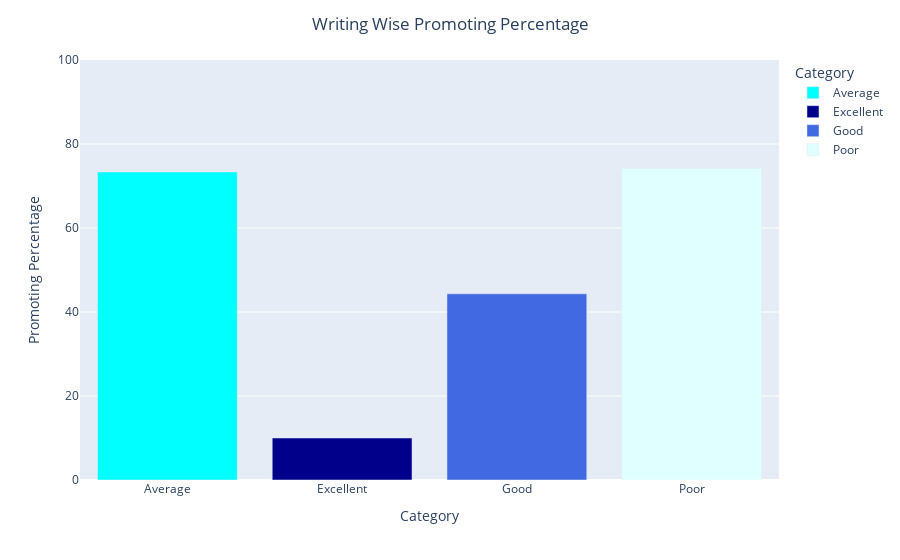

Notebook code for this chart:
### Code cell
#visualizing
import plotly.express as px
fig = px.bar(writing_promotin_p, x='Category', y='Promoting Percentage',
            color='Category',color_discrete_map={'Average': 'cyan',
    'Good': 'royalblue',
    'Excellent': 'darkblue',
    'Poor': 'lightcyan'})
fig.update_layout(title='Writing Wise Promoting Percentage',
                 title_x=0.5)
fig.update_yaxes(range=[0,100])
fig.show()

### Figure 1 — Plotly figure (JSON) as saved in the notebook; plotly's stock layout.template omitted (floating-point values rounded to 4 significant figures)
{"data": [{"alignmentgroup": "True", "hovertemplate": "Category=%{x}<br>Promoting Percentage=%{y}<extra></extra>", "legendgroup": "Average", "marker": {"color": "cyan", "pattern": {"shape": ""}}, "name": "Average", "offsetgroup": "Average", "orientation": "v", "showlegend": true, "textposition": "auto", "type": "bar", "x": ["Average"], "xaxis": "x", "y": [73.33], "yaxis": "y"}, {"alignmentgroup": "True", "hovertemplate": "Category=%{x}<br>Promoting Percentage=%{y}<extra></extra>", "legendgroup": "Excellent", "marker": {"color": "darkblue", "pattern": {"shape": ""}}, "name": "Excellent", "offsetgroup": "Excellent", "orientation": "v", "showlegend": true, "textposition": "auto", "type": "bar", "x": ["Excellent"], "xaxis": "x", "y": [10], "yaxis": "y"}, {"alignmentgroup": "True", "hovertemplate": "Category=%{x}<br>Promoting Percentage=%{y}<extra></extra>", "legendgroup": "Good", "marker": {"color": "royalblue", "pattern": {"shape": ""}}, "name": "Good", "offsetgroup": "Good", "orientation": "v", "showlegend": true, "textposition": "auto", "type": "bar", "x": ["Good"], "xaxis": "x", "y": [44.32], "yaxis": "y"}, {"alignmentgroup": "True", "hovertemplate": "Category=%{x}<br>Promoting Percentage=%{y}<extra></extra>", "legendgroup": "Poor", "marker": {"color": "lightcyan", "pattern": {"shape": ""}}, "name": "Poor", "offsetgroup": "Poor", "orientation": "v", "showlegend": true, "textposition": "auto", "type": "bar", "x": ["Poor"], "xaxis": "x", "y": [74.19], "yaxis": "y"}], "layout": {"autosize": true, "barmode": "relative", "legend": {"title": {"text": "Category"}, "tracegroupgap": 0}, "margin": {"t": 60}, "title": {"text": "Writing Wise Promoting Percentage", "x": 0.5}, "xaxis": {"anchor": "y", "autorange": true, "categoryarray": ["Average", "Excellent", "Good", "Poor"], "categoryorder": "array", "domain": [0, 1], "range": [-0.5, 3.5], "title": {"text": "Category"}, "type": "category"}, "yaxis": {"anchor": "x", "domain": [0, 1], "range": [0, 100], "title": {"text": "Promoting Percentage"}, "type": "linear"}}}
